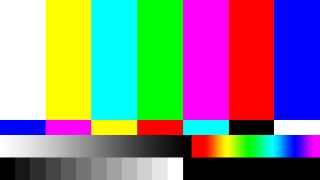
#> input picture 00_tools/ImageConverterBlack/colorbar_00.jpg, 320 x 180 px
$ python convertBlack.py colorbar_00.jpg   (Python 2 division)   (older library calls are emulated)
#> lines starting #> are read from the running program, lines starting #| are printed output that depends on the picture
# -*- coding: utf-8 -*-
import sys
import os
import struct
from PIL import Image
from PIL import ImageOps

OUT_SIZE = 128, 64

###
# Main
###
def main():
	if( len(sys.argv) != 2 ):
		print 'Usage: \n# python %s filename' % sys.argv[0]
		quit()
	inputFilename = sys.argv[1]
	print '... processing %s' % inputFilename
	outputFilename = os.path.splitext(inputFilename)[0] + ".bin"

	image = Image.open(inputFilename)
#> image is the input picture: PIL image 320x180 RGB; mean R, G, B 133.6, 131.9, 134.1
	image.thumbnail(OUT_SIZE,Image.ANTIALIAS)
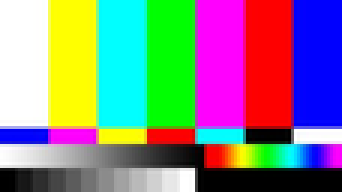
#> image: PIL image 114x64 RGB (shown 3 times larger); mean R, G, B 133.6, 131.9, 134.1
	image = ImageOps.grayscale(image)
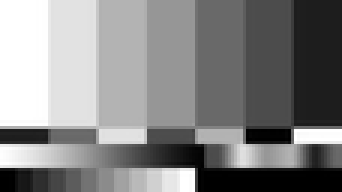
#> image: PIL image 114x64 L (shown 3 times larger); min 0, max 255, mean 132.7
	# image.save("temp.png")

	width = image.size[0]
#> width = 114
	height = image.size[1]
#> height = 64
	startX = (OUT_SIZE[0] - width) / 2
#> startX = 7
	startY = (OUT_SIZE[1] - height) / 2
#> startY = 0
	endX = startX + width
#> endX = 121
	endY = startY + height
#> endY = 64
	outFile = open(outputFilename, "wb")
	odata = ''
	pixel8 = 0
	pixel8Index = 0
	for x in range(OUT_SIZE[0]):
		for y in range(OUT_SIZE[1]):
			if( (x < startX) or (x >= endX) or (y < startY) or (y >= endY) ):
				pixel8 += 0 << pixel8Index
			else:
				if (image.getpixel((x-startX, y-startY)) > 128):
					pixel8 += 0 << pixel8Index
				else:
					pixel8 += 1 << pixel8Index
			pixel8Index += 1
			if pixel8Index == 8:
				odata += struct.pack('B', pixel8)
				pixel8 = 0
				pixel8Index = 0
	outFile.write(odata)
	outFile.close()


###
# convertRGB2RGB565
# brief: create RGB565 data
###
def convertRGB2RGB565(rgba):
	r = rgba[0] >> 3
	g = rgba[1] >> 2
	b = rgba[2] >> 3
	dataHigh = r << 3 | g >> 3
	dataLow = (g & 0x07) << 5 | b
	return dataHigh<< 8 | dataLow


###
# Main
###
if __name__ == "__main__":
#> (the run stopped early here; a loop or call above may not have finished)
